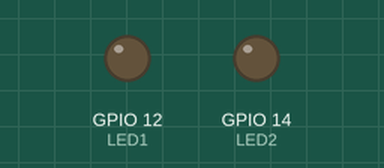
A program run on a simulated ESP32. Shown: output pins drawn as LEDs (lit = HIGH). WiFi joins after 1.5 s; servers stay silent unless stated; what the program prints to the serial monitor is not drawn.

Above: at 0.1 s.
At 1.6 s:
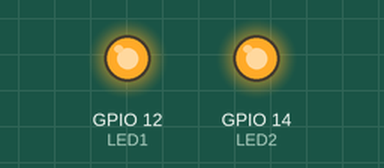
Timing chart, 0 to 3.1 s (numbered marks = the images above):
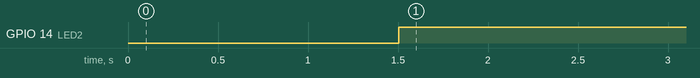

Measured:
- by itself, GPIO 14 (LED2): LOW → HIGH at 1.5 s

The program:

main.cpp
```cpp
// ============================================================================
// WiFi, LED aan als verbonden
// ============================================================================

#include <Arduino.h>
#include <WiFi.h>

// Twee LEDs als indicator (optioneel)
#define LED1 12
#define LED2 14

// WiFi-gegevens
#define SECRET_SSID "E109-E110"
#define SECRET_PASS "DBHaacht24"

void setup() {
  // Seriële monitor starten
  Serial.begin(115200);

  // LED-pinnen als output instellen
  pinMode(LED1, OUTPUT);
  pinMode(LED2, OUTPUT);
  digitalWrite(LED1, LOW);
  digitalWrite(LED2, LOW);

  Serial.println("WiFi verbinden...");

  // Verbinding maken met het WiFi-netwerk
  WiFi.begin(SECRET_SSID, SECRET_PASS);

  // Wachten tot de verbinding tot stand komt
  while (WiFi.status() != WL_CONNECTED) {
    Serial.print(".");
    delay(500);
  }

  Serial.println("\nVerbonden!");
  Serial.print("IP-adres: ");
  Serial.println(WiFi.localIP());

  // Zet LED1 aan als indicatie dat WiFi verbonden is
  digitalWrite(LED1, HIGH);
}

void loop() {
  // Check WiFi-status regelmatig
  if (WiFi.status() == WL_CONNECTED) {
    // WiFi verbonden: LED2 aan
    digitalWrite(LED2, HIGH);
    Serial.println("WiFi status: VERBONDEN");
  } else {
    // WiFi niet verbonden: LED2 uit
    digitalWrite(LED2, LOW);
    Serial.println("WiFi status: NIET VERBONDEN");

    // Probeer opnieuw te verbinden
    Serial.println("Pogingen om opnieuw te verbinden...");
    WiFi.reconnect();
  }

  // Elke 5 seconden checken
  delay(5000);
}
```
